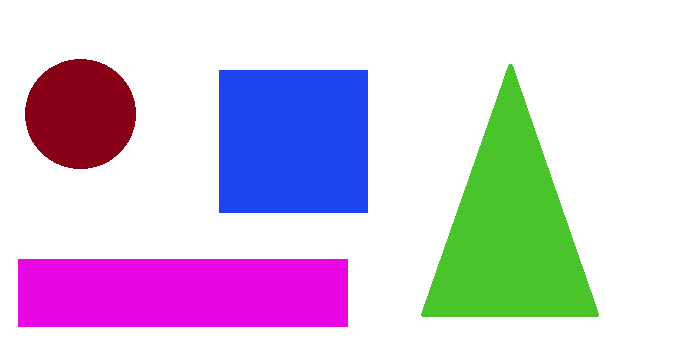
#> input picture Python/OpenCV/Images/Sample_objects.png, 676 x 347 px
$ python shape_detection.py
#> lines starting #> are read from the running program, lines starting #| are printed output that depends on the picture; after the words box and inside, x2 and y2 are one past the last pixel; in counts of white or black regions, pixels touching at a corner belong together
import cv2
import numpy as np
def convertor(img,gray):
    img2 = np.zeros_like(img)
    for i in range (0,3):
        img2[:, :, i] = gray
    return img2
def Stack_images(img_list_2d):
    return cv2.vconcat([cv2.hconcat(img_list_h) for img_list_h in img_list_2d])
def getContours(img):
    contours,hierarchy=cv2.findContours(img,cv2.RETR_EXTERNAL,cv2.CHAIN_APPROX_NONE)
    for cnt in contours:
        area=cv2.contourArea(cnt)
        if area>500:
            cv2.drawContours(imgContour, cnt, -1, (0, 0, 0), 3)
            peri=cv2.arcLength(cnt,True)
            # corner points location
            approx=cv2.approxPolyDP(cnt,0.02*peri,True)
            # nunber of corners
            objCor=len(approx)
            #Bounding Box
            x,y,w,h=cv2.boundingRect(approx)
            cv2.rectangle(imgContour,(x,y),(x+w,y+h),(0,0,255),2)
            #object type
            if objCor == 3:
                objectType = "Triangle"
            elif objCor==4:
                aspRatio=w/float(h)
                if aspRatio >0.9 and aspRatio <1.2:
                    objectType="Square"
                else:
                    objectType="Rectangle"
            elif objCor > 4:
                objectType="Circle"
            else:
                objectType="None"
            # Text Placing
            cv2.putText(imgContour,objectType,
                        (x,y-5),cv2.FONT_HERSHEY_COMPLEX,0.5,
                        (0,0,0),2)
            # Printing Object Type and area of the object
            print(objectType)
            print(area)
path="Images/Sample_objects.png"
img=cv2.imread(path)
#> img is the input picture: shape (347, 676, 3); mean B, G, R 220.2, 197.8, 209.4

imgContour=img.copy()
imgGray=cv2.cvtColor(img,cv2.COLOR_BGR2GRAY)
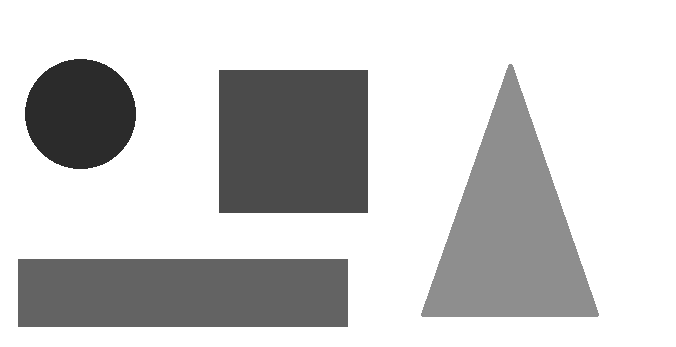
#> imgGray: shape (347, 676); min 43, max 255, mean 203.9

imgCanny=cv2.Canny(imgGray,50,50)
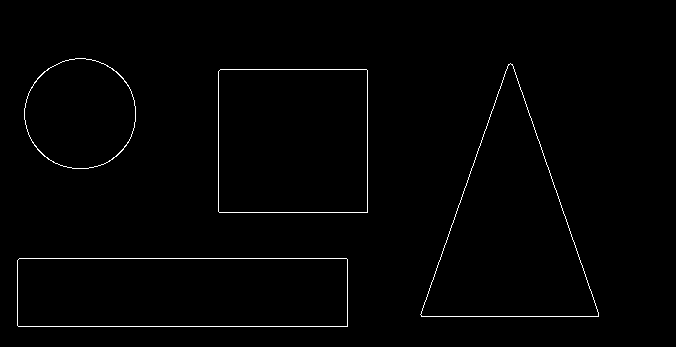
#> imgCanny: shape (347, 676); 1% white in thin lines or dots, all inside (x1, y1, x2, y2) = (17, 58, 599, 327)
getContours(imgCanny)
#> in getContours, `contours,hierarchy=cv2.findContours(img,cv2.RETR_EXTERNAL,cv2.CHAIN_AP..`: contours = 4 contours; box (x1, y1, x2, y2) and area: (420, 63, 599, 317) 23118, (17, 258, 348, 327) 22437, (218, 69, 368, 213) 21304, (24, 58, 136, 169) 9607
#> the loop in getContours, `for cnt in contours:` made 4 passes
#> (area, peri, approx, objCor, x, y, w, h) on passes 1 to 2: (22437, 793.7, [[17, 260], [18, 326], [347, 326], [346, 258]], 4, 17, 258, 331, 69), (21304, 581.7, [[218, 71], [219, 212], [367, 212], [366, 69]], 4, 218, 69, 150, 144)
#> (area, peri, approx, objCor, x, y, w, h) on pass 3: (23118.5, 758.3, [[510, 63], [421, 316], [598, 316]], 3, 421, 63, 178, 254)
#| Rectangle
#| 22437.0
#| Square
#| 21304.0
#| Triangle
#| 23118.5
#| Circle
#| 9607.0
#> after the loop in getContours, `for cnt in contours:`:
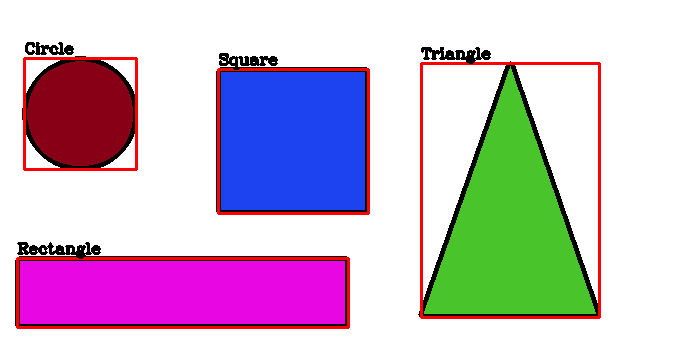
#> imgContour: shape (347, 676, 3); 7.21% of pixels changed, all inside (x1, y1, x2, y2) = (15, 42, 601, 329)
#converting 1-channel to 3-channel picture to stack_images
imgGray=convertor(img,imgGray)
imgCanny=convertor(img,imgCanny)
# Displaying result
im_tile = Stack_images([[img, imgGray],
                        [imgCanny,imgContour]])
#> in Stack_images, `return cv2.vconcat([cv2.hconcat(img_list_h) for img_list_h in img_list..`:
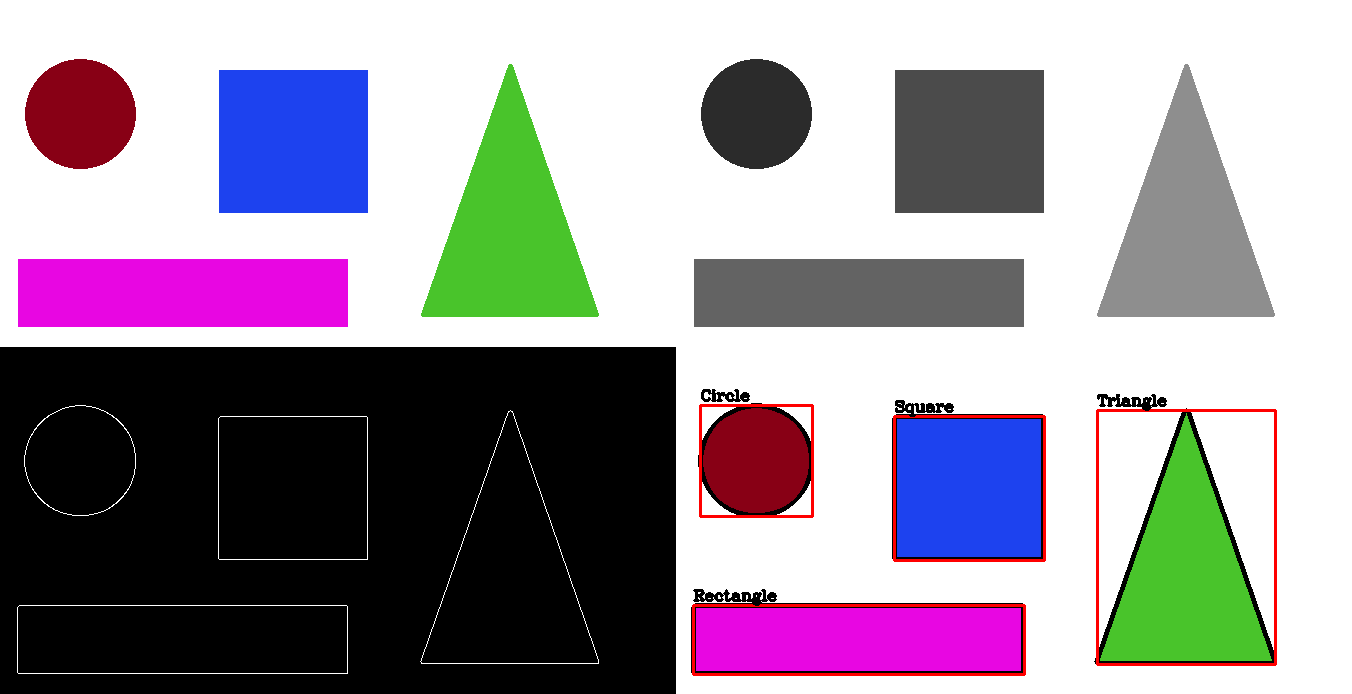
#> returned value: shape (694, 1352, 3); mean of channels 0, 1, 2 157.8, 147, 154.8; drawn as B, G, R
cv2.imshow("Result", im_tile)
cv2.waitKey(0)

$ run again, with Python/OpenCV/Images/Face1.jpg saved as Python/OpenCV/Images/Sample_objects.png
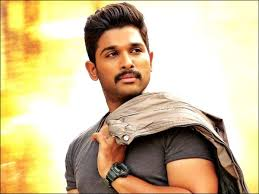
#> input picture Python/OpenCV/Images/Face1.jpg, 259 x 194 px
#> img is the input picture: shape (194, 259, 3); mean B, G, R 152.5, 191.2, 209.1
#> `imgCanny=cv2.Canny(imgGray,50,50)`:
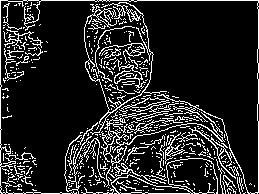
#> imgCanny: shape (194, 259); 14.8% white in thin lines or dots
#> contours = 465 contours, 452 with area under 20; largest, box (x1, y1, x2, y2) and area: (81, 158, 218, 194) 792, (84, 2, 167, 135) 380, (0, 0, 259, 194) 231, (101, 112, 225, 166) 229, (165, 132, 185, 164) 92
#> the loop in getContours, `for cnt in contours:` made 465 passes
#> (area, peri, objCor, x, y, w, h, objectType) on pass 134: (792, 624.5, 11, 81, 158, 137, 36, 'Circle')
#> (printed output is left out)
#> in Stack_images, `return cv2.vconcat([cv2.hconcat(img_list_h) for img_list_h in img_list..`:
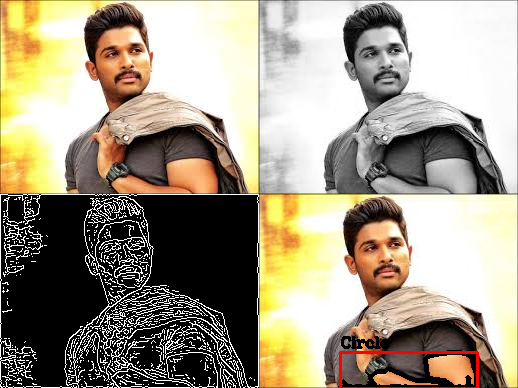
#> returned value: shape (388, 518, 3); mean of channels 0, 1, 2 133, 152, 161.4; drawn as B, G, R

$ run again, with Python/OpenCV/Images/Face3.jpg saved as Python/OpenCV/Images/Sample_objects.png
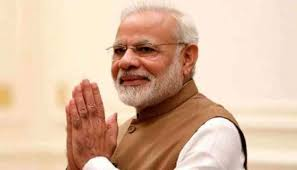
#> input picture Python/OpenCV/Images/Face3.jpg, 297 x 170 px
#> img is the input picture: shape (170, 297, 3); mean B, G, R 163.7, 188.1, 220.7
#> `imgCanny=cv2.Canny(imgGray,50,50)`:
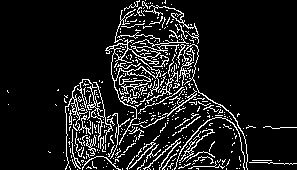
#> imgCanny: shape (170, 297); 10.8% white in thin lines or dots
#> contours = 406 contours, 392 with area under 20; largest, box (x1, y1, x2, y2) and area: (105, 39, 161, 145) 282, (77, 79, 113, 143) 266, (143, 5, 199, 44) 88, (179, 129, 215, 162) 49, (65, 85, 88, 170) 43
#> the loop in getContours, `for cnt in contours:` made 406 passes
#> (cnt, area) on passes 1 to 3: ([[172, 169]], 0), ([[147, 169]], 0), ([[140, 169]], 0)
#> in Stack_images, `return cv2.vconcat([cv2.hconcat(img_list_h) for img_list_h in img_list..`:
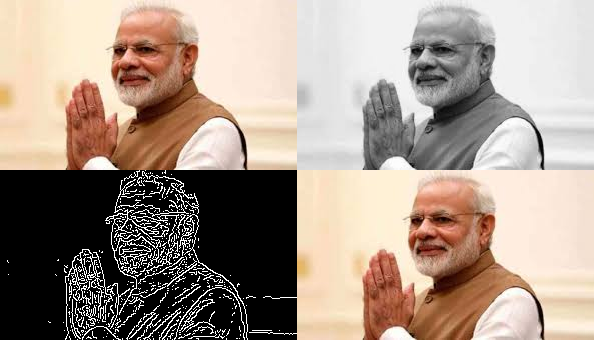
#> returned value: shape (340, 594, 3); mean of channels 0, 1, 2 137.5, 149.7, 166; drawn as B, G, R
